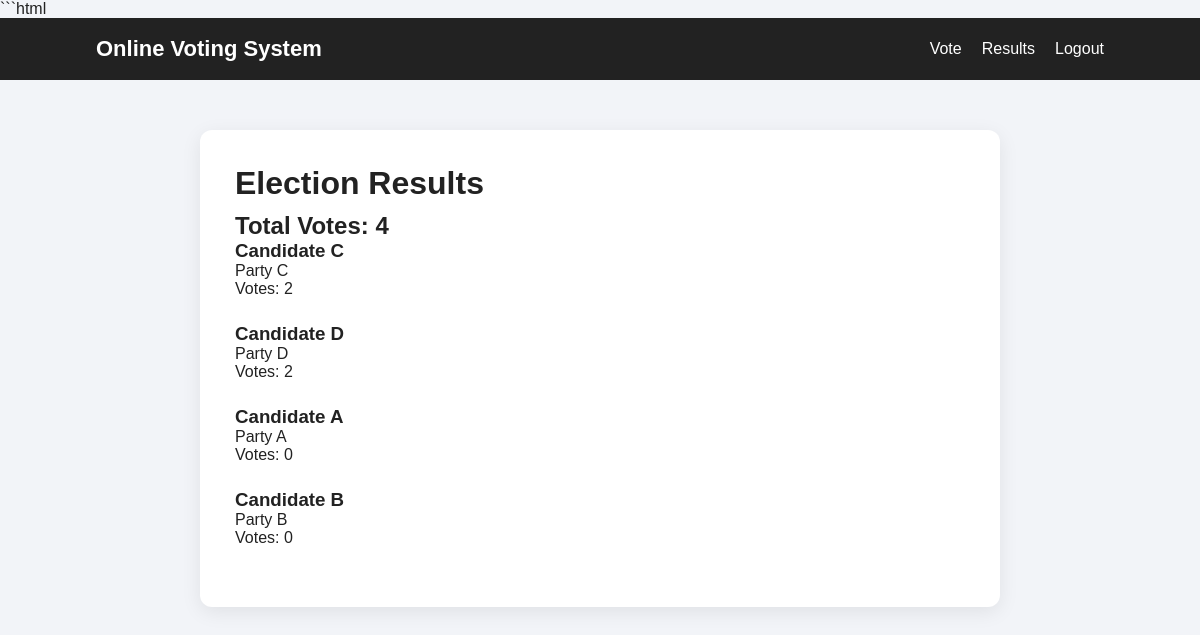
The page /results (signed in) on the database its author committed.
### tables this page shows
CREATE TABLE candidates (
            id INTEGER PRIMARY KEY AUTOINCREMENT,
            name TEXT NOT NULL,
            party TEXT NOT NULL,
            votes INTEGER DEFAULT 0
        );

### app.py (the view)
@app.route("/results")
def results():
    if "user_id" not in session:
        return redirect(url_for("login"))
    conn = get_db()
    candidates = conn.execute("""
        SELECT * FROM candidates
        ORDER BY votes DESC
    """).fetchall()
    total_votes = conn.execute(
        "SELECT SUM(votes) FROM candidates"
    ).fetchone()[0]
    conn.close()
    if total_votes is None:
        total_votes = 0
    return render_template(
        "results.html",
        candidates=candidates,
        total_votes=total_votes
    )

### app.py (called while the page is built)
def get_db():
    conn = sqlite3.connect(DATABASE)
    conn.row_factory = sqlite3.Row
    return conn

### templates/results.html (shortened to what this page needs)
{% extends "base.html" %}
{% block content %}
<div class="card">
    <h1>Election Results</h1>
    <h2>Total Votes: {{ total_votes }}</h2>
    {% for candidate in candidates %}
    <div class="result-item">
        <h3>{{ candidate["name"] }}</h3>
        <p>{{ candidate["party"] }}</p>
        <p>
            Votes: {{ candidate["votes"] }}
        </p>
    </div>
    {% endfor %}
</div>
{% endblock %}

### templates/base.html (shortened to what this page needs)
<!DOCTYPE html>
<html lang="en">
<head>
    <link rel="stylesheet"
          href="{{ url_for('static', filename='style.css') }}">
</head>
<body>
    <nav class="navbar">
        <div class="logo">
            Online Voting System
        </div>
        {% if session.get("user_id") %}
        <div class="nav-links">
            <a href="{{ url_for('vote') }}">Vote</a>
            <a href="{{ url_for('results') }}">Results</a>
            <a href="{{ url_for('logout') }}">Logout</a>
        </div>
        {% endif %}
    </nav>
    <main class="container">
        {% block content %}
        {% endblock %}
    </main>
</body>
</html>

### static/style.css (style rules this page uses)
* { box-sizing: border-box; margin: 0; padding: 0; }
body { font-family: Arial, sans-serif; background: #f2f4f8; color: #222; }
.navbar { background: #222; color: white; padding: 18px 8%; display: flex; justify-content: space-between; align-items: center; }
.logo { font-size: 22px; font-weight: bold; }
.nav-links { display: flex; gap: 20px; }
.nav-links a { color: white; text-decoration: none; }
.container { width: 90%; max-width: 800px; margin: 50px auto; }
.card { background: white; padding: 35px; border-radius: 12px; box-shadow: 0 5px 20px rgba(0, 0, 0, 0.08); }
h1 { margin-bottom: 10px; }
.result-item { margin-bottom: 25px; }

### rows shown on the page
candidates: name "Candidate C", party "Party C", votes "2"
candidates: name "Candidate D", party "Party D", votes "2"
candidates: name "Candidate A", party "Party A", votes "0"
candidates: name "Candidate B", party "Party B", votes "0"

### other values the page prints
{{ total_votes }} "4"
